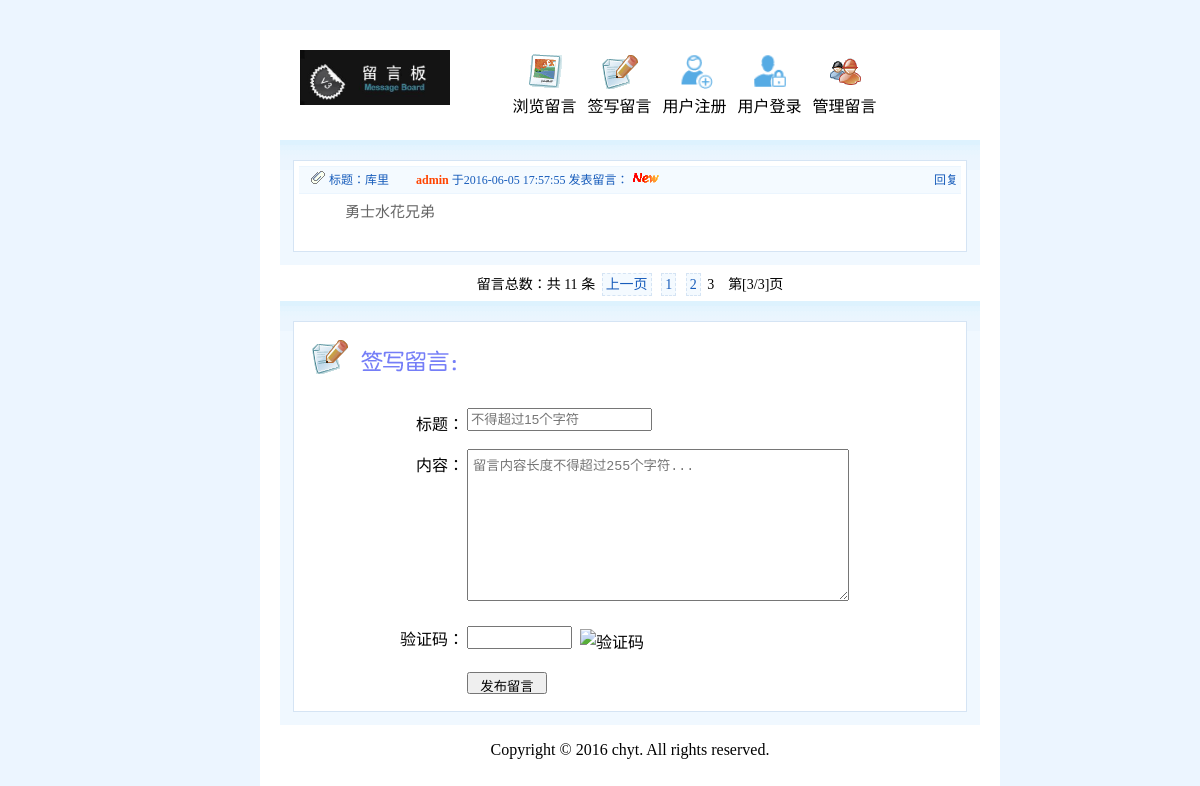
/?page=3, run on the app's committed database.
### tables this page shows
CREATE TABLE IF NOT EXISTS `message` (
  `id` int(10) unsigned NOT NULL AUTO_INCREMENT COMMENT '自增id',
  `mid` int(11) NOT NULL COMMENT '留言用户的id',
  `title` varchar(15) NOT NULL COMMENT '留言标题',
  `content` varchar(255) NOT NULL COMMENT '留言内容',
  `content_time` datetime NOT NULL COMMENT '留言时间',
  `state` int(11) NOT NULL DEFAULT '0' COMMENT '留言信息的状态',
  `top_state` int(11) NOT NULL DEFAULT '0' COMMENT '置顶状态',
  PRIMARY KEY (`id`)
);

CREATE TABLE IF NOT EXISTS `member` (
  `id` int(10) unsigned NOT NULL AUTO_INCREMENT COMMENT '自增id',
  `name` varchar(15) NOT NULL COMMENT '用户名',
  `psw` varchar(32) NOT NULL COMMENT '密码',
  `register_time` datetime NOT NULL COMMENT '注册时间',
  `last_login_time` datetime NOT NULL COMMENT '最后登陆时间',
  PRIMARY KEY (`id`)
);

### inc/mysql.func.php (called while the page is built, shortened)
<?php
    function execute($link, $sql){
        $result = mysqli_query($link, $sql);
        return $result;
    }
    function nums($link, $sql){
        return mysqli_num_rows(execute($link, $sql));
    }
    function fetch_array($result){
        return mysqli_fetch_assoc($result);
    }
?>

### index.php (the view, shortened to what this page needs)
<?php
    $link = connect();
    $sql_count = "select * from message";
    $counts = nums($link, $sql_count);
    $pageSize = 5;
    $pageCount = ceil($counts/$pageSize);
    $page = page($counts, $pageSize);
?>
<!DOCTYPE html>
<html>
<head>
	<link rel="stylesheet" type="text/css" href="style/common.css">
	<link rel="stylesheet" type="text/css" href="style/index.css">
</head>
<body>
	<div id="main">
		<?php include "inc/header.inc.php";?>
		<div id="list">
			<div id="list-main">
			<?php
				$sql = "select id,mid,content,title,content_time from message order by id desc {$page['limit']}";
				$result = execute($link, $sql);
				while ($data = fetch_array($result)) {
					$data['title'] = htmlspecialchars($data['title']);
					$data['content'] = nl2br($data['content']);
				    $sql_mem = "select * from member where id={$data['mid']}";
				    $result_mem = execute($link, $sql_mem);
				    $data_mem = fetch_array($result_mem);
			?>
				<h2>
					<span class="left-area">
						<img src="images/icon_write.gif">
						标题：<a href="show.php?cid=<?php echo $data['id']?>"><?php echo $data['title']?></a>
						<font>&nbsp;&nbsp;&nbsp;&nbsp;&nbsp;&nbsp;&nbsp;&nbsp;<span style="color:#f40;font-weight:bold;"><?php echo $data_mem['name']?></span> 于<?php echo $data['content_time']?> 发表留言：</font>
						<img src="images/new.gif">
					</span>
					<span class="right-area"><a href="reply.php?cid=<?php echo $data['id']?>&mid=<?php echo $data_mem['id']?>">回复</a></span>
				</h2>
				<div class="content">
					<?php echo $data['content']?>
				</div>
			<?php }?>
			</div>
		</div>
		<div id="pages" align="center">
			留言总数：共 <?php echo $counts?> 条 <?php echo $page['html']?>　第[<?php echo $_GET['page']?>/<?php echo $pageCount?>]页
		</div>
		<div id="submit">
			<form action="" method="post">
				<p>
					<img src="images/i1.gif">
					<img src="images/add.gif">
				</p><br><br>
				<label for="user">标题：</label>
				<input type="text" id="title" name="title" value="" placeholder="不得超过15个字符"><br><br>
				<label for="content">内容：</label>
				<textarea name="content" id="content" placeholder="留言内容长度不得超过255个字符..."></textarea><br><br>
				<label for="umum">验证码：</label><input name="unum" type="text" id="unum" size="10"><img src="inc/vcode.php" alt="验证码" title="点击刷新" id="vcode"><br><br>
				<input type="submit" name="submit" id="sbutton" value="发布留言">
			</form>
		</div>
		<?php include "inc/footer.inc.php";?>
	</div>
</body>
</html>

### style/common.css (style rules this page uses)
* { margin: 0; padding: 0; }
html,body { width: 100%; height: 100%; font-family: 'microsoft yahei'; margin: 15px; background: #ECF5FF; }
a { text-decoration: none; }
img { border: 0; }
#main { width: 700px; background-color: #fff; padding: 20px 20px 20px 20px; margin: 0 auto; }
#pages { font-size: 14px; }
#pages a { margin: 3px; padding: 3px; color: #175CBB; border: 1px dashed #D5E4F4; background: #F4FAFF; }

### style/index.css (style rules this page uses)
#main #list { background-image: url(../images/list_bg.gif); background-repeat: repeat-x; background-color: #F0F8FF; padding: 20px 13px 13px 13px; margin-top: 20px; height: 100%; }
#main #list #list-main { border: 1px solid #D5E4F4; background: #FFF; padding: 5px; margin: 0px; padding-bottom: 20px; }
#main #list #list-main h2 { font: 9pt Verdana; color: #175CBB; border-top: 1px solid #EBF5FE; border-bottom: 1px solid #EBF5FE; background: #F4FAFF; padding: 3px; font-weight: normal; height: 20px; }
.left-area { padding-left: 8px; width: 480px; }
.left-area a { color: #175CBB; }
.left-area, .mid-area, .right-area { height: 20px; line-height: 20px; overflow: hidden; }
.right-area { float: right; }
.right-area a { color: #175CBB; }
#main #list #list-main .content { margin-left: 10px; width: 610px; text-indent: 24px; word-wrap: break-word; padding: 6px 12px 10px 12px; color: #666; font-size: 15px; }
#main #pages { width: 660px; margin: 0 auto; background: #FFF; padding: 8px; }
#submit { background-image: url(../images/list_bg.gif); background-repeat: repeat-x; background-color: #F0F8FF; padding: 20px 13px 13px 13px; }
form { border: 1px solid #D5E4F4; background: #FFF; padding: 10px 10px 16px 10px; margin: 0px; }
label { text-align: right; margin-left: 65px; float: left; padding: 3px; width: 92px; }
input { padding: 2px; }
textarea { width: 370px; height: 140px; padding: 5px; }
#submit img { margin-left: 8px; position: relative; top: 6px; cursor: pointer; }
#sbutton { margin-left: 163px; height: 22px; margin-top: 5px; width: 80px; }

### data on the page
message: title "库里", member.name "admin", content_time "2016-06-05 17:57:55", content "勇士水花兄弟"

### other printed values
$counts "11"
$page['html'] "上一页"
$_GET['page'] "3"
$pageCount "3"
